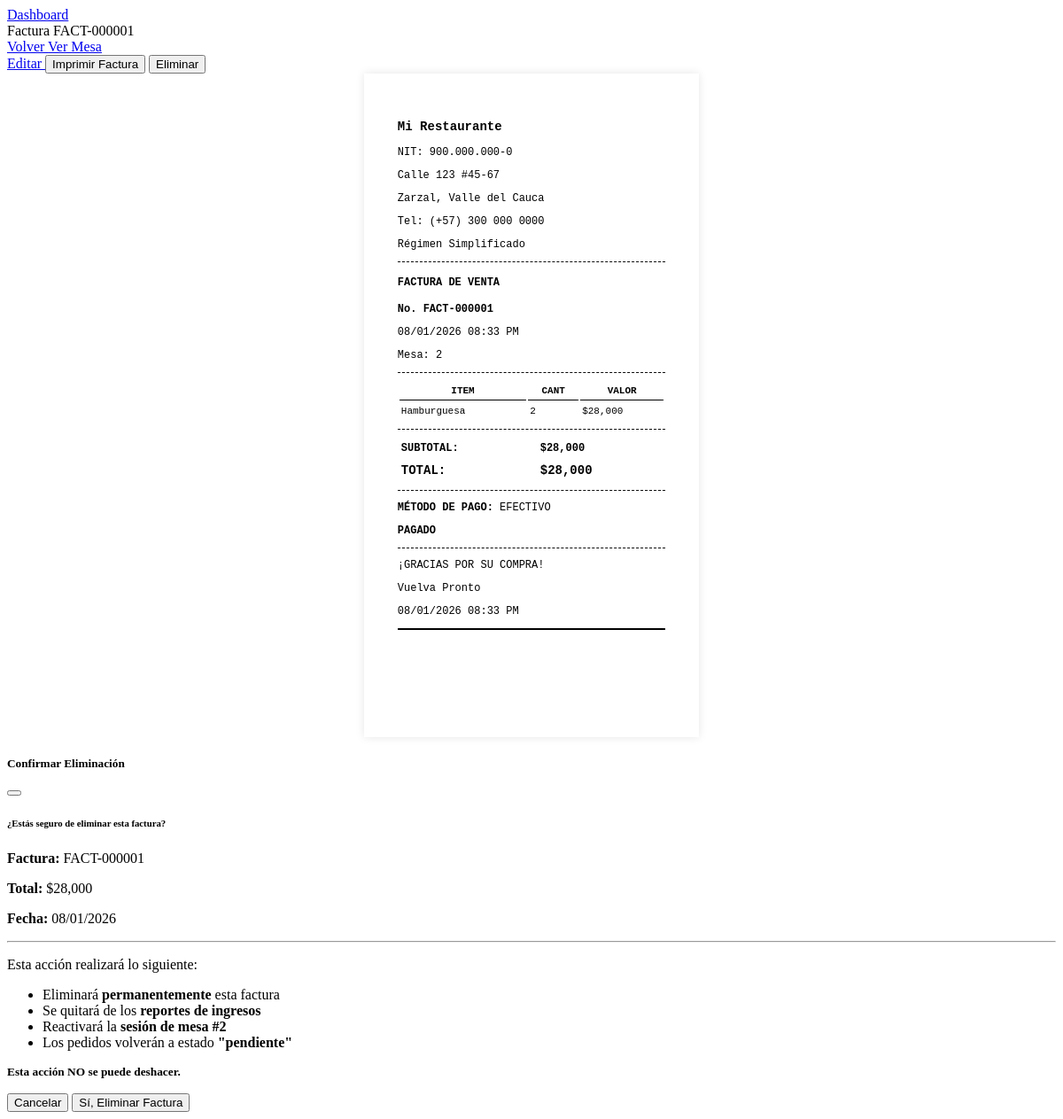
The app's page /factura/1 (signed in) with its own data.
### app.py (models this page shows)
class Factura(db.Model):
    id = db.Column(db.Integer, primary_key=True)
    numero_consecutivo = db.Column(db.String(50), unique=True, nullable=False)
    sesion_id = db.Column(db.Integer, db.ForeignKey('sesion.id'), nullable=True)
    subtotal = db.Column(db.Float, default=0)
    iva = db.Column(db.Float, default=0)
    propina = db.Column(db.Float, default=0)
    total = db.Column(db.Float, default=0)
    metodo_pago = db.Column(db.String(50), default='efectivo')
    desglose_pago = db.Column(db.Text)
    cliente_nombre = db.Column(db.String(200))
    cliente_documento = db.Column(db.String(50))
    notas = db.Column(db.Text)
    estado_pago = db.Column(db.String(20), default='pagada')  # pagada, pendiente, vencida
    fecha_vencimiento = db.Column(db.Date, nullable=True)  # Cuándo debe pagar el cliente
    fecha_pago_real = db.Column(db.DateTime, nullable=True)  # Cuándo pagó realmente
    saldo_pendiente = db.Column(db.Float, default=0)  # Si pagó parcialmente
    fecha_emision = db.Column(db.DateTime, default=datetime.now)
    sesion = db.relationship('Sesion', backref='facturas')

class ConfiguracionRestaurante(db.Model):
    id = db.Column(db.Integer, primary_key=True)
    nombre = db.Column(db.String(200), default='Mi Restaurante')
    nit = db.Column(db.String(50), default='900.000.000-0')
    direccion = db.Column(db.String(300), default='Calle 123 #45-67')
    ciudad = db.Column(db.String(100), default='Zarzal, Valle del Cauca')
    telefono = db.Column(db.String(50), default='(+57) 300 000 0000')
    email = db.Column(db.String(100))
    regimen = db.Column(db.String(100), default='Régimen Simplificado')
    resolucion_dian = db.Column(db.String(200))
    rango_facturacion = db.Column(db.String(100))
    iva_porcentaje = db.Column(db.Float, default=19.0)
    logo_url = db.Column(db.String(500))

class Mesa(db.Model):
    id = db.Column(db.Integer, primary_key=True)
    numero = db.Column(db.Integer, nullable=False, unique=True)
    capacidad = db.Column(db.Integer, default=4)
    activa = db.Column(db.Boolean, default=True)

class Pedido(db.Model):
    id = db.Column(db.Integer, primary_key=True)
    fecha = db.Column(db.DateTime, default=datetime.now)
    mesa_id = db.Column(db.Integer, db.ForeignKey('mesa.id'), nullable=False)
    sesion_id = db.Column(db.Integer, db.ForeignKey('sesion.id'), nullable=True)
    mesero_id = db.Column(db.Integer, db.ForeignKey('usuario.id'), nullable=False)
    producto = db.Column(db.String(200), nullable=False)
    cantidad = db.Column(db.Integer, default=1)
    precio_unitario = db.Column(db.Float, default=0)  # NUEVO CAMPO
    notas = db.Column(db.Text)
    estado = db.Column(db.String(20), default='pendiente')  # pendiente, preparando, listo, entregado
    pagado = db.Column(db.Boolean, default=False)
    estado_actualizado = db.Column(db.DateTime, default=datetime.now)
    mesa = db.relationship('Mesa', backref='pedidos')
    mesero = db.relationship('Usuario', backref='pedidos')
    @property
    def total(self):
        return self.cantidad * self.precio_unitario

### app.py (the view)
@app.route("/factura/<int:factura_id>")
@login_required
def ver_factura(factura_id):
    factura = Factura.query.get_or_404(factura_id)
    config = ConfiguracionRestaurante.query.first()
    if not config:
        config = ConfiguracionRestaurante()
        db.session.add(config)
        db.session.commit()
    desglose = None
    if factura.desglose_pago:
        try:
            desglose = json.loads(factura.desglose_pago)
        except:
            desglose = None
    return render_template("ver_factura.html",
                         factura=factura,
                         config=config,
                         desglose=desglose)

### app.py (called while the page is built)
@login_manager.user_loader
def load_user(user_id):
    return Usuario.query.get(int(user_id))

### templates/ver_factura.html (shortened to what this page needs)
    {% if current_user.is_authenticated %}
    <nav class="navbar">
        <div class="nav-container">
            <div class="nav-menu" id="navMenu">
                {% if current_user.rol != 'cocina' %}
                <a href="{{ url_for('dashboard') }}" class="nav-link">Dashboard</a>
                {% endif %}
            </div>
        </div>
    </nav>
    {% endif %}
{% block title %}Factura {{ factura.numero_consecutivo }}{% endblock %}
{% block content %}
<div class="container mt-4">
    <div class="d-print-none mb-3">
        <div class="d-flex justify-content-between align-items-center">
            <div>
                <a href="{{ url_for('lista_facturas') }}" class="btn btn-secondary">
                     Volver
                </a>
                {% if factura.sesion %}
                <a href="{{ url_for('ver_mesa', mesa_id=factura.sesion.mesa_id) }}" class="btn btn-primary">
                     Ver Mesa
                </a>
                {% endif %}
            </div>
            <div>
                {% if current_user.rol == 'admin' %}
                <a href="{{ url_for('editar_factura', factura_id=factura.id) }}" class="btn btn-warning">
                     Editar
                </a>
                {% endif %}
                <button onclick="window.print()" class="btn btn-success">
                     Imprimir Factura
                </button>
                {% if current_user.rol == 'admin' %}
                <button type="button" class="btn btn-danger" data-bs-toggle="modal" data-bs-target="#modalEliminarFactura">
                     Eliminar
                </button>
                {% endif %}
            </div>
        </div>
    </div>
    <div class="factura-termica">
        <div class="text-center mb-2">
            <h3 class="mb-1">{{ config.nombre }}</h3>
            <p class="mb-0 small">NIT: {{ config.nit }}</p>
            <p class="mb-0 small">{{ config.direccion }}</p>
            <p class="mb-0 small">{{ config.ciudad }}</p>
            <p class="mb-0 small">Tel: {{ config.telefono }}</p>
            <p class="mb-0 small">{{ config.regimen }}</p>
        </div>
        <div class="separador"></div>
        <div class="text-center mb-2">
            <h4 class="mb-1">FACTURA DE VENTA</h4>
            <p class="mb-0"><strong>No. {{ factura.numero_consecutivo }}</strong></p>
            <p class="mb-0 small">{{ factura.fecha_emision.strftime('%d/%m/%Y %I:%M %p') }}</p>
            {% if factura.sesion %}
            <p class="mb-0 small">Mesa: {{ factura.sesion.mesa.numero }}</p>
            {% else %}
            <p class="mb-0 small">DOMICILIO</p>
            {% endif %}
        </div>
        <div class="separador"></div>
        <div class="mb-2">
            <table class="tabla-items">
                <thead>
                    <tr>
                        <th class="text-left">ITEM</th>
                        <th class="text-center">CANT</th>
                        <th class="text-right">VALOR</th>
                    </tr>
                </thead>
                <tbody>
                    {% if factura.sesion %}
                        {% for pedido in factura.sesion.pedidos %}
                        <tr>
                            <td class="text-left">{{ pedido.producto }}</td>
                            <td class="text-center">{{ pedido.cantidad }}</td>
                            <td class="text-right">${{ "{:,.0f}".format(pedido.total) }}</td>
                        </tr>
                        {% endfor %}
                    {% endif %}
                </tbody>
            </table>
        </div>
        <div class="separador"></div>
        <div class="mb-2">
            <table class="tabla-totales">
                <tr>
                    <td class="text-right"><strong>SUBTOTAL:</strong></td>
                    <td class="text-right"><strong>${{ "{:,.0f}".format(factura.subtotal) }}</strong></td>
                </tr>
                <tr class="total-final">
                    <td class="text-right"><strong>TOTAL:</strong></td>
                    <td class="text-right"><strong>${{ "{:,.0f}".format(factura.total) }}</strong></td>
                </tr>
            </table>
        </div>
        <div class="separador"></div>
        <div class="mb-2">
            <p class="mb-0 small"><strong>MÉTODO DE PAGO:</strong> {{ factura.metodo_pago|upper }}</p>
            {% if factura.estado_pago == 'pendiente' %}
            <p class="mb-0 small text-danger"><strong>CRÉDITO - PENDIENTE DE PAGO</strong></p>
            {% if factura.fecha_vencimiento %}
            <p class="mb-0 small">Vence: {{ factura.fecha_vencimiento.strftime('%d/%m/%Y') }}</p>
            {% endif %}
            {% elif factura.estado_pago == 'pagada' %}
            <p class="mb-0 small"><strong>PAGADO</strong></p>
            {% endif %}
        </div>
        <div class="separador"></div>
        <div class="text-center mb-2">
            <p class="mb-0 small">¡GRACIAS POR SU COMPRA!</p>
            <p class="mb-0 small">Vuelva Pronto</p>
            {% if factura.estado_pago != 'pendiente' %}
            <p class="mb-0 small">{{ factura.fecha_emision.strftime('%d/%m/%Y %I:%M %p') }}</p>
            {% endif %}
        </div>
        <div class="separador-doble"></div>
        <div class="corte"></div>
    </div>
</div>
{% if current_user.rol == 'admin' %}
<div class="modal fade" id="modalEliminarFactura" tabindex="-1" aria-labelledby="modalEliminarFacturaLabel" aria-hidden="true">
    <div class="modal-dialog modal-dialog-centered">
        <div class="modal-content">
            <div class="modal-header bg-danger text-white">
                <h5 class="modal-title" id="modalEliminarFacturaLabel">
                     Confirmar Eliminación
                </h5>
                <button type="button" class="btn-close btn-close-white" data-bs-dismiss="modal" aria-label="Close"></button>
            </div>
            <div class="modal-body">
                <div class="alert alert-warning mb-3">
                    <h6 class="alert-heading mb-2">
                         ¿Estás seguro de eliminar esta factura?
                    </h6>
                </div>
                <div class="mb-3">
                    <p class="mb-1"><strong>Factura:</strong> <span class="badge bg-secondary">{{ factura.numero_consecutivo }}</span></p>
                    <p class="mb-1"><strong>Total:</strong> <span class="text-success fw-bold">${{ "{:,.0f}".format(factura.total) }}</span></p>
                    <p class="mb-1"><strong>Fecha:</strong> {{ factura.fecha_emision.strftime('%d/%m/%Y') }}</p>
                </div>
                <hr>
                <div class="alert alert-danger mb-0">
                    <p class="fw-bold mb-2">
                         Esta acción realizará lo siguiente:
                    </p>
                    <ul class="mb-2">
                        <li>Eliminará <strong>permanentemente</strong> esta factura</li>
                        <li>Se quitará de los <strong>reportes de ingresos</strong></li>
                        {% if factura.sesion_id %}
                        <li>Reactivará la <strong>sesión de mesa #{{ factura.sesion.mesa.numero }}</strong></li>
                        <li>Los pedidos volverán a estado <strong>"pendiente"</strong></li>
                        {% else %}
                        <li>Desvinculará el <strong>domicilio</strong> de esta factura</li>
                        <li>El domicilio podrá ser re-facturado</li>
                        {% endif %}
                    </ul>
                    <p class="text-danger mb-0">
                        <small> <strong>Esta acción NO se puede deshacer.</strong></small>
                    </p>
                </div>
            </div>
            <div class="modal-footer">
                <button type="button" class="btn btn-secondary" data-bs-dismiss="modal">
                     Cancelar
                </button>
                <form method="POST" action="{{ url_for('eliminar_factura', factura_id=factura.id) }}" style="display: inline;">
                    <button type="submit" class="btn btn-danger">
                         Sí, Eliminar Factura
                    </button>
                </form>
            </div>
        </div>
    </div>
</div>
{% endif %}
{% endblock %}

### templates/ver_factura.html (style rules this page uses)
.factura-termica { width: 80mm; margin: 0 auto; background: white; padding: 10mm; box-shadow: 0 0 10px rgba(0,0,0,0.1); font-family: 'Courier New', monospace; font-size: 12px; }
.separador { border-top: 1px dashed #000; margin: 8px 0; }
.separador-doble { border-top: 2px solid #000; margin: 8px 0; }
.tabla-items { width: 100%; font-size: 11px; margin-bottom: 8px; }
.tabla-items th { border-bottom: 1px solid #000; padding: 4px 2px; font-weight: bold; }
.tabla-items td { padding: 4px 2px; vertical-align: top; }
.tabla-totales { width: 100%; font-size: 12px; }
.tabla-totales td { padding: 4px 2px; }
.total-final { font-size: 14px; border-top: 1px solid #000; border-bottom: 1px solid #000; }
.corte { height: 20mm; }

### records on screen
Factura: numero_consecutivo "FACT-000001", fecha_emision "08/01/2026 08:33 PM", subtotal "28,000", total "28,000", metodo_pago "EFECTIVO", fecha_emision "08/01/2026"
ConfiguracionRestaurante: nombre "Mi Restaurante", nit "900.000.000-0", direccion "Calle 123 #45-67", ciudad "Zarzal, Valle del Cauca", telefono "(+57) 300 000 0000", regimen "Régimen Simplificado"
Mesa: sesion.mesa.numero "2"
Pedido: producto "Hamburguesa", cantidad "2", total "28,000"
